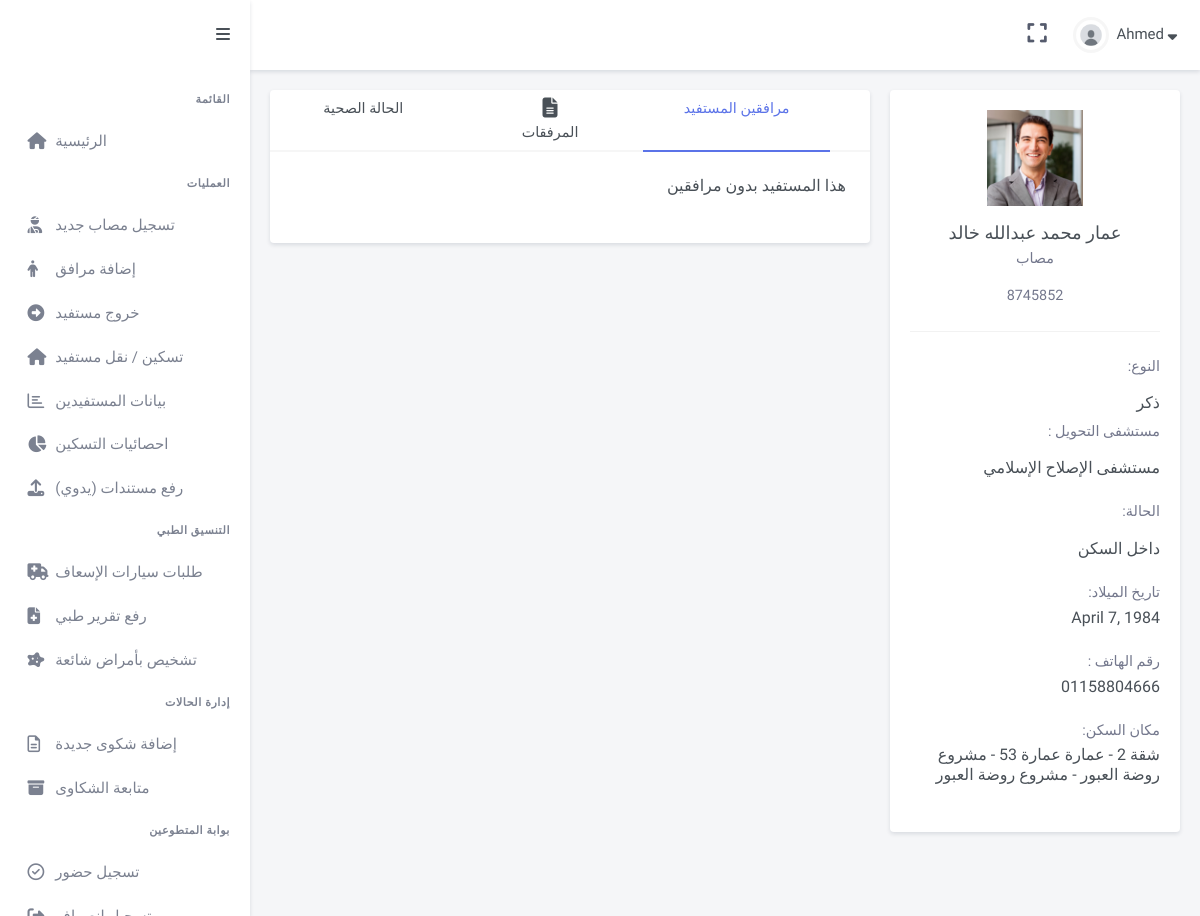
Page /operations/profile/14/ (signed in) on the earlier database version.
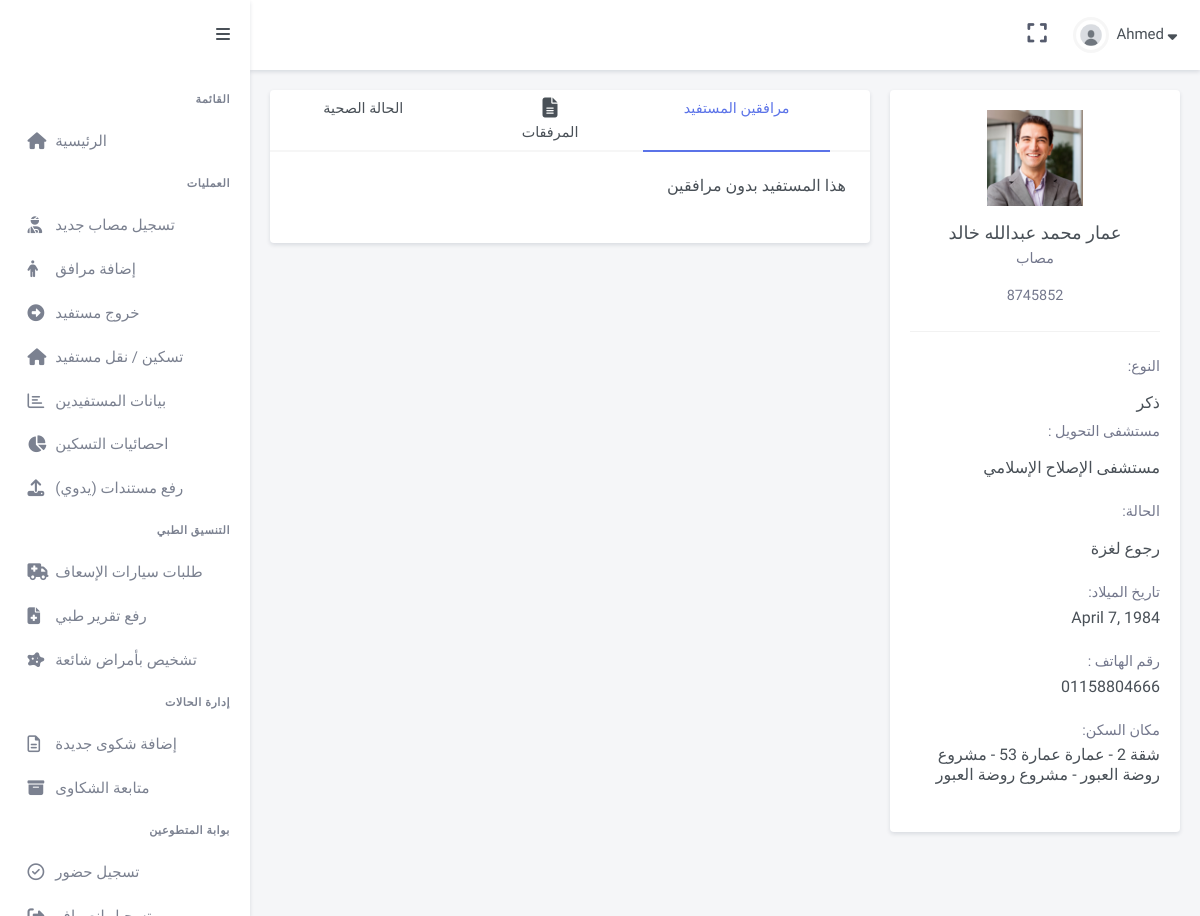
Same page on the later database version.
### GazaResponse/models.py (models this page shows, shortened)
class Person(models.Model):
    name = models.CharField(max_length = 64)
    profile_pic = models.ImageField(upload_to="ProfilePics", blank = True)
    birthday = models.DateField(null=True, blank=True)
    theType = models.CharField(max_length = 64)
    gender = models.CharField(max_length = 64, default = 'ذكر')
    idNumber = models.CharField(max_length = 64, blank=True)
    code = models.CharField(max_length = 64, blank=True)
    status = models.CharField(max_length = 64, blank=True)
    phoneNumber = models.CharField(max_length = 64, blank=True)
    isDisabled  = models.BooleanField(default = False)
    hasCancer = models.BooleanField(default = False)
    personGroup = models.ForeignKey(Group, on_delete=models.CASCADE, related_name="relatives")
    pHospital = models.ForeignKey(Hospital, on_delete = models.CASCADE)
    diagnosis = models.TextField(blank = True)
    accommodation  = models.ForeignKey(Apartment, on_delete = models.CASCADE, related_name="residents")
    scannedDocs = models.FileField(upload_to="IDs", blank=True)
    entryDate =  models.DateField(null=True, blank=True)
    hostingStartDate = models.DateField(null=True, blank=True)

class Hospital(models.Model):
    name = models.CharField(max_length = 64)
    description = models.CharField(max_length = 64)
    hEntity = models.ForeignKey(Entity, on_delete=models.CASCADE)
    hGovernorate = models.ForeignKey(Governorate, on_delete=models.CASCADE)
    def __str__(self):
        return f'{self.name}'

class Apartment(models.Model):
    apartmentNum = models.IntegerField()
    whichBuilding = models.ForeignKey(Building, on_delete = models.CASCADE, related_name="apartments")
    apartmentCapacity = models.IntegerField()
    apartmentAccessibility = models.BooleanField()
    code = models.CharField(max_length = 64, blank=True)
    def __str__(self):
        return f'{"شقة"} {self.apartmentNum} - {self.whichBuilding} - {self.whichBuilding.bshelter}'

class Building(models.Model):
    name = models.CharField(max_length = 64)
    address = models.TextField(max_length = 150 , blank = True)
    numOfFloors = models.IntegerField()
    accessibility = models.BooleanField()
    bshelter = models.ForeignKey(Shelter, on_delete = models.CASCADE, related_name = "Buildings")
    bGovernorate = models.ForeignKey(Governorate, on_delete = models.CASCADE)
    def __str__(self):
        return f'{"عمارة"} {self.name} - {self.bshelter}'

class Shelter(models.Model):
    shelterName = models.CharField(max_length = 64)
    bGovernorate = models.ForeignKey(Governorate, on_delete = models.CASCADE, null = True)
    isWorking  = models.BooleanField(default = True)
    def __str__(self):
        return f'{self.shelterName}'

### operations/views.py (the view)
# urls.py: path('profile/<int:person_id>/', views.profile, name='profile'),
@login_required
def profile(request, person_id):
    person = get_object_or_404(Person, id=person_id)
    relatives = person.personGroup.relatives.exclude(id=person_id)
    diseases = AffectedBy.objects.filter(person=person)
    ambulance = ambulance_log.objects.filter(casualty = person)
    UploadedDocuments = UploadedDocument.objects.filter(person = person)
    context = {
        'person': person,
        'relatives': relatives,
        'diseases': diseases,
        'ambulances': ambulance,
        'UploadedDocuments':UploadedDocuments,
    }
    return render(request, 'operations/profile.html', context)

### operations/templates/operations/profile.html (shortened to what this page needs)
{% extends "gaza/layout.html" %}
{% load static %}
{% block body %}
<div dir="rtl" class="main-content">
    <div class="page-content">
     <div class="container-fluid">
      <div class="row mb-4">
       <div class="col-xl-4">
        <div class="card h-100">
         <div class="card-body">
          <div class="text-center">
           <div>
            {% if person.profile_pic != '' and person.profile_pic != 'False' %}
            <a href="{{person.profile_pic.url}}" target="_blank" >
            <img alt="" class="avatar-lg " src="{{person.profile_pic.url}}">
              </a>
            {% else %}
            <i class="fas fa-user" style="font-size: 50px;"></i>
            {% endif %}
           </div>
           <h5 class="mt-3 mb-1">
            {{ person.name }}
           </h5>
           <p class="text-muted">
            {{ person.theType }}
           </p>
           <p class="text-muted">
            {{person.idNumber}}
           </p>
          </div>
          <hr class="my-4">
          <div class="text-muted">
           <div class="table-responsive mt-4">
            <div>
             <p class="mb-3">
                النوع:
             </p>
             <h5 class="font-size-16">
                {{ person.gender }}
             </h5>
            </div>
            <div>
                <p class="mb-3">
                   مستشفى التحويل :
                </p>
                <h5 class="font-size-16">
                    {{ person.pHospital }}
                </h5>
               </div>
            <div class="mt-4">
                <p class="mb-3">
                الحالة:
                </p>
                <h5 class="font-size-16">
                    {{ person.status }}
                </h5>
               </div>
            {% if person.birthday %}
            <div class="mt-4">
               <p class="mb-1">
               تاريخ الميلاد:
               </p>
               <h5 class="font-size-16">
                  {{ person.birthday }}
               </h5>
            </div>
            {% endif %}
            {% if person.phoneNumber %}
            <div class="mt-4">
             <p class="mb-1">
              رقم الهاتف :
             </p>
             <h5 class="font-size-16">
                {{ person.phoneNumber }}
             </h5>
            </div>
            {% endif %}
            <div class="mt-4">
             <p class="mb-1">
             مكان السكن:
             </p>
             <h5 class="font-size-16">
                {{ person.accommodation }}
             </h5>
            </div>
           </div>
          </div>
         </div>
        </div>
       </div>
       <div class="col-xl-8">
        <div class="card mb-0">
         <ul class="nav nav-tabs nav-tabs-custom nav-justified" role="tablist">
          <li class="nav-item">
           <a class="nav-link active" data-bs-toggle="tab" href="#about" role="tab">
            <span class="d-none d-sm-block">
             مرافقين المستفيد
            </span>
           </a>
          </li>
          <li class="nav-item">
            <a class="nav-link" data-bs-toggle="tab" href="#docs" role="tab">
             <i class="fas fa-file-alt font-size-20">
             </i>
             <span class="d-none d-sm-block">
              المرفقات
             </span>
            </a>
           </li>
          <li class="nav-item">
           <a class="nav-link" data-bs-toggle="tab" href="#tasks" role="tab">
            <span class="d-none d-sm-block">
             الحالة الصحية
            </span>
           </a>
          </li>
         </ul>
         <div class="tab-content p-4">
          <div class="tab-pane active" id="about" role="tabpanel">
           <div>
            <div>
            {% if not relatives %}
             <h5 class="font-size-16 mb-4">
              هذا المستفيد بدون مرافقين
             </h5>
             {% endif %}
            </div>
           </div>
          </div>
         </div>
        </div>
       </div>
      </div>
     </div>
    </div>
   </div>
{% endblock %}

### GazaResponse/templates/gaza/layout.html (shortened to what this page needs)
{% load static %}
<!DOCTYPE html>
<html>
    <head>
        <link href = "{% static 'gaza/css/app.min.css'%}" rel="stylesheet">
        <link href = "{% static 'gaza/css/bootstrap.min.css'%}" rel="stylesheet">
        <link href = "{% static 'gaza/css/icons.min.css'%}" rel="stylesheet">
        <link href = "{% static 'gaza/libs/bootstrap-touchspin/jquery.bootstrap-touchspin.min.css'%}" rel="stylesheet">
        <link href = "{% static 'gaza/libs/select2/css/select2.min.css'%}" rel="stylesheet">
        <link rel="stylesheet" href="https://cdn.jsdelivr.net/npm/select2@4.1.0-rc.0/dist/css/select2.min.css">
        <link href = "{% static 'gaza/css/style.css'%}" rel="stylesheet">
    </head>
    <body>
        {% if user.is_authenticated %}
        <header id="page-topbar">
            <div  class="navbar-header">
             <div class="d-flex">
              <div class="dropdown d-none d-lg-inline-block ms-1">
               <button class="btn header-item noti-icon waves-effect" data-bs-toggle="fullscreen" type="button">
                <i class="fas fa-expand">
                </i>
               </button>
              </div>
              <div class="dropdown d-inline-block">
               <button aria-expanded="false" aria-haspopup="true" class="btn header-item waves-effect" data-bs-toggle="dropdown" id="page-header-user-dropdown" type="button">
                <img alt="Header Avatar" class="rounded-circle header-profile-user" src="{% static 'gaza/images/users/avatar-4.jpg'%}">
                <span class="d-none d-xl-inline-block ms-1 fw-medium font-size-15">
                 {{user.first_name}}
                </span>
                <i class="fas fa-sort-down d-none d-xl-inline-block font-size-15">
                </i>
               </button>
              </div>
             </div>
            </div>
           </header>
           <div class="vertical-menu mm-active">
            <button class="btn btn-sm px-3 font-size-16 header-item waves-effect vertical-menu-btn" type="button">
             <i class="fa fa-fw fa-bars">
             </i>
            </button>
            <div class="sidebar-menu-scroll mm-show" data-simplebar="init"><div class="simplebar-wrapper" style="margin: 0px;"><div class="simplebar-height-auto-observer-wrapper"><div class="simplebar-height-auto-observer"></div></div><div class="simplebar-mask"><div class="simplebar-offset" style="right: -20px; bottom: 0px;"><div class="simplebar-content-wrapper" style="height: 100%; padding-right: 20px; padding-bottom: 0px; overflow: hidden scroll;"><div class="simplebar-content" style="padding: 0px;">
             <div id="sidebar-menu" class="mm-active">
              <ul class="metismenu list-unstyled mm-show" id="side-menu">
               <li class="menu-title text-right">
                القائمة
               </li>
               <li class="waves-effect">
                <a href="{% url 'users:index' %}" >
                 <i class="fas fa-home">
                 </i>
                 <span>
                  الرئيسية
                 </span>
                </a>
               </li>
               <li class="menu-title text-right">
                العمليات
               </li>
               <li>
                <a class="waves-effect" href="{% url 'operations:addcasualty' %}">
                 <i class="fas fa-user-injured">
                 </i>
                 <span>
                  تسجيل مصاب جديد
                 </span>
                </a>
               </li>
               <li>
                <a class="waves-effect" href="{% url 'operations:addperson' %}">
                 <i class="fa fa-male">
                 </i>
                 <span>
                  إضافة مرافق
                 </span>
                </a>
               </li>
               <li>
                <a class="waves-effect" href="{% url 'operations:remove' %}">
                  <i class="fas fa-arrow-alt-circle-right"></i>
                <span>
                  خروج مستفيد
                 </span>
                </a>
               </li>
               <li>
                <a class="waves-effect" href="{% url 'operations:accommodation' %}">
                 <i class="fa fa-home">
                 </i>
                 <span>
                  تسكين / نقل مستفيد
                 </span>
                </a>
               </li>
               <li>
                <a class="waves-effect" href="{% url 'operations:customers' %}">
                 <i class="far fa-chart-bar">
                 </i>
                 <span>
                   بيانات المستفيدين
                 </span>
                </a>
               </li>
               <li>
                <a class="waves-effect" href="{% url 'operations:shelters' %}">
                  <i class="fas fa-chart-pie"></i>
                 <span>
                  احصائيات التسكين
                 </span>
                </a>
               </li>
               <li>
                <a class="waves-effect" href="{% url 'operations:manual_upload_document' %}">
                  <i class="fas fa-upload"></i>
                 <span>
                  رفع مستندات (يدوي)
                 </span>
                </a>
               </li>
               <li class="menu-title text-right">
                التنسيق الطبي
               </li>
               <li>
                <a class="waves-effect" href="{% url 'medical:ambulance'%}">
                  <i class="fas fa-ambulance"></i>
                 <span>
                  طلبات سيارات الإسعاف
                 </span>
                </a>
               </li>
               <li>
                <a class="waves-effect" href="{% url 'operations:medical_upload' %}">
                  <i class="fas fa-file-medical"></i>
                 <span>
                  رفع تقرير طبي
                 </span>
                </a>
               </li>
               <li>
                <a class="waves-effect" href="{% url 'medical:assign_diseases'%}">
                  <i class="fas fa-disease"></i>
                 <span>
                  تشخيص بأمراض شائعة
                </span>
                </a>
               </li>
               <li class="menu-title text-right">
                إدارة الحالات
               </li>
               <li>
                <a class="waves-effect" href="{% url 'case_management:addpost'%}">
                 <i class="far fa-file-alt">
                 </i>
                 <span>
                  إضافة شكوى جديدة
                 </span>
                </a>
               </li>
               <li>
                <a class="waves-effect" href="{% url 'case_management:cases'%}">
                 <i class="fas fa-archive">
                 </i>
                 <span>
                  متابعة الشكاوى
                 </span>
                </a>
               </li>
               <li dir="rtl" class="menu-title text-right">
                بوابة المتطوعين
               </li>
               <li>
                <a class="waves-effect" href="{% url 'volunteers:arrival' %}">
                 <i class="far fa-check-circle">
                 </i>
                 <span>
                  تسجيل حضور
                 </span>
                </a>
               </li>
               <li>
                <a class="waves-effect" href="{% url 'volunteers:check_departure' %}">
                 <i class="fas fa-sign-out-alt">
                 </i>
                 <span>
                 </span>
                </a>
               </li>
              </ul>
             </div>
            </div></div></div></div><div class="simplebar-placeholder" style="width: auto; height: 957px;"></div></div><div class="simplebar-track simplebar-vertical" style="visibility: visible;"><div class="simplebar-scrollbar" style="height: 926px; transform: translate3d(0px, 0px, 0px); display: block;"></div></div></div>
           </div>
           {% endif %}
      {% block body %}
      {% endblock %}
    </body>
</html>

### GazaResponse/static/gaza/css/style.css (style rules this page uses)
a,h1,h2,h3,h4,h5,h6,p,button,label,div { font-family: "Cairo", sans-serif !important; }
.navbar-header { background: white; }
.text-right { text-align: right !important; }
.avatar-lg { max-width: 6rem !important; height: auto !important; }

Differences in the rows shown:
changed Person "عمار محمد عبدالله خالد": status "داخل السكن" → "رجوع لغزة"
